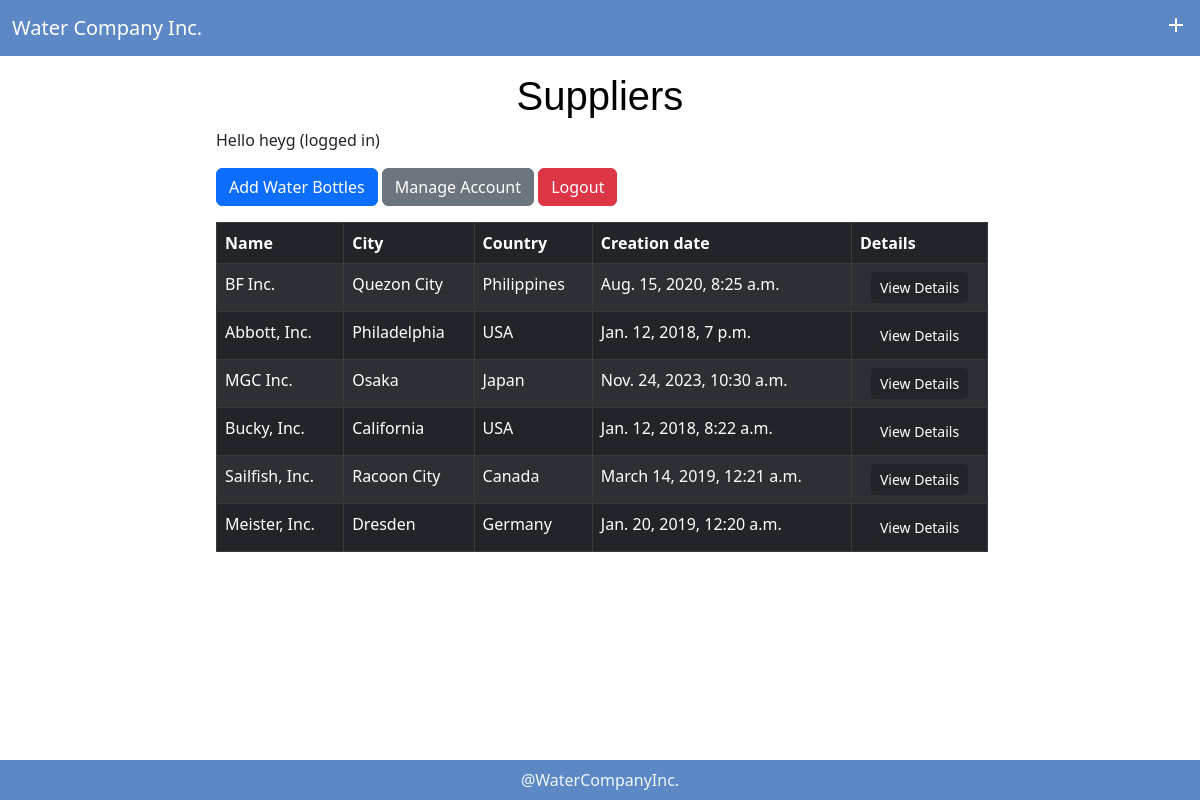
/view_supplier/ (signed in), run on the app's committed database.
### MyInventoryApp/models.py (models this page shows, shortened)
class Account(models.Model):
    username = models.CharField(max_length=100, unique=True)
    password = models.CharField(max_length=100)

class Supplier(models.Model):
    name = models.CharField(max_length=300)
    city = models.CharField(max_length=300)
    country = models.CharField(max_length=300)
    created_at = models.DateTimeField(blank=True, null = True)
    objects = models.Manager()

### MyInventoryApp/views.py (the view)
# urls.py: path('view_supplier/', views.view_supplier, name="view_supplier"),
def view_supplier(request):
    user_id = request.session.get('user_id')
    user = Account.objects.filter(pk=user_id).first()
    suppliers = Supplier.objects.all()
    return render(request, 'MyInventoryApp/view_supplier.html', {'s': suppliers, 'user':user})

### MyInventoryApp/templates/MyInventoryApp/view_supplier.html (shortened to what this page needs)
{% extends 'MyInventoryApp/base.html' %}
{% load static %}
{%block heading%}Suppliers{%endblock%}
{%block content%}
<p> Hello {{user.username}} (logged in)</p>
<div class="mb-3">
    <a href="{% url 'add_bottle' %}" class="btn btn-primary">Add Water Bottles</a>
    <a href="{% url 'manage_account' pk=user.pk %}" class="btn btn-secondary">Manage Account</a>
    <a href="{% url 'logout_view' %}" class="btn btn-danger">Logout</a>
</div>
<table class="table table-dark table-striped columns table-bordered">
    <thead>
        <tr>
                <th class="table-dark" scope="col"> Name </th>
                <th class="table-dark" scope="col"> City </th>
                <th class="table-dark" scope="col"> Country </th>
                <th class="table-dark" scope="col"> Creation date </th>
                <th class="table-dark" scope="col"> Details </th>
        </tr>
    </thead>
    <tbody>
        {% for sd in s %}
            <tr>
                <td> {{ sd.name }} </td>
                <td> {{ sd.city }} </td>
                <td> {{ sd.country }} </td>
                <td> {{ sd.created_at }} </td>
                <td> <div class="d-flex justify-content-center"> <a href="{% url 'view_bottles' %}" class="btn btn-sm btn-dark">View Details</a> </div> </td>
            </tr>
        {% endfor %}
    </tbody>
</table>
{%endblock%}
{% load static %}

### MyInventoryApp/templates/MyInventoryApp/base.html (style rules this page uses)
body { min-height: 100vh; display: flex; flex-direction: column; }

### data on the page
Account: username "heyg"
Supplier: name "BF Inc.", city "Quezon City", country "Philippines", created_at "Aug. 15, 2020, 8:25 a.m."
Supplier: name "Abbott, Inc.", city "Philadelphia", country "USA", created_at "Jan. 12, 2018, 7 p.m."
Supplier: name "MGC Inc.", city "Osaka", country "Japan", created_at "Nov. 24, 2023, 10:30 a.m."
Supplier: name "Bucky, Inc.", city "California", country "USA", created_at "Jan. 12, 2018, 8:22 a.m."
Supplier: name "Sailfish, Inc.", city "Racoon City", country "Canada", created_at "March 14, 2019, 12:21 a.m."
Supplier: name "Meister, Inc.", city "Dresden", country "Germany", created_at "Jan. 20, 2019, 12:20 a.m."
